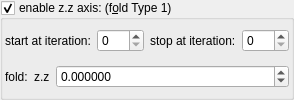
    <widget class="MyGroupBox" name="groupCheck_transf_function_enabledAx_false">
     <property name="font">
      <font>
       <weight>50</weight>
       <bold>false</bold>
      </font>
     </property>
     <property name="title">
      <string>enable z.z axis: (f&amp;old Type 1)</string>
     </property>
     <property name="checkable">
      <bool>true</bool>
     </property>
     <layout class="QVBoxLayout" name="verticalLayout_18">
      <property name="leftMargin">
       <number>2</number>
      </property>
      <property name="topMargin">
       <number>2</number>
      </property>
      <property name="rightMargin">
       <number>2</number>
      </property>
      <property name="bottomMargin">
       <number>2</number>
      </property>
      <item>
       <layout class="QHBoxLayout" name="horizontalLayout_35" stretch="0,1,0,1">
        <item>
         <widget class="QLabel" name="label_125">
          <property name="text">
           <string>start at iteration:</string>
          </property>
         </widget>
        </item>
        <item>
         <widget class="MySpinBox" name="spinboxInt_transf_start_iterations_Z">
          <property name="sizePolicy">
           <sizepolicy hsizetype="Minimum" vsizetype="Maximum">
            <horstretch>0</horstretch>
            <verstretch>0</verstretch>
           </sizepolicy>
          </property>
          <property name="maximum">
           <number>999</number>
          </property>
         </widget>
        </item>
        <item>
         <widget class="QLabel" name="label_88">
          <property name="text">
           <string>stop at iteration:</string>
          </property>
         </widget>
        </item>
        <item>
         <widget class="MySpinBox" name="spinboxInt_transf_stop_iterations_Z">
          <property name="sizePolicy">
           <sizepolicy hsizetype="Minimum" vsizetype="Maximum">
            <horstretch>0</horstretch>
            <verstretch>0</verstretch>
           </sizepolicy>
          </property>
          <property name="maximum">
           <number>999</number>
          </property>
         </widget>
        </item>
       </layout>
      </item>
      <item>
       <layout class="QGridLayout" name="gridLayout_23" columnstretch="0,0,1">
        <item row="0" column="0">
         <widget class="QLabel" name="label_264">
          <property name="text">
           <string>fold:</string>
          </property>
         </widget>
        </item>
        <item row="0" column="1">
         <widget class="QLabel" name="label_148">
          <property name="text">
           <string notr="true">z.z</string>
          </property>
         </widget>
        </item>
        <item row="0" column="2">
         <widget class="MyDoubleSpinBox" name="spinbox3_transf_addition_constant_111_z">
          <property name="sizePolicy">
           <sizepolicy hsizetype="Minimum" vsizetype="Maximum">
            <horstretch>0</horstretch>
            <verstretch>0</verstretch>
           </sizepolicy>
          </property>
          <property name="prefix">
           <string/>
          </property>
          <property name="decimals">
           <number>6</number>
          </property>
          <property name="minimum">
           <double>-99.989999999999995</double>
          </property>
          <property name="singleStep">
           <double>0.100000000000000</double>
          </property>
         </widget>
        </item>
       </layout>
      </item>
     </layout>
    </widget>
